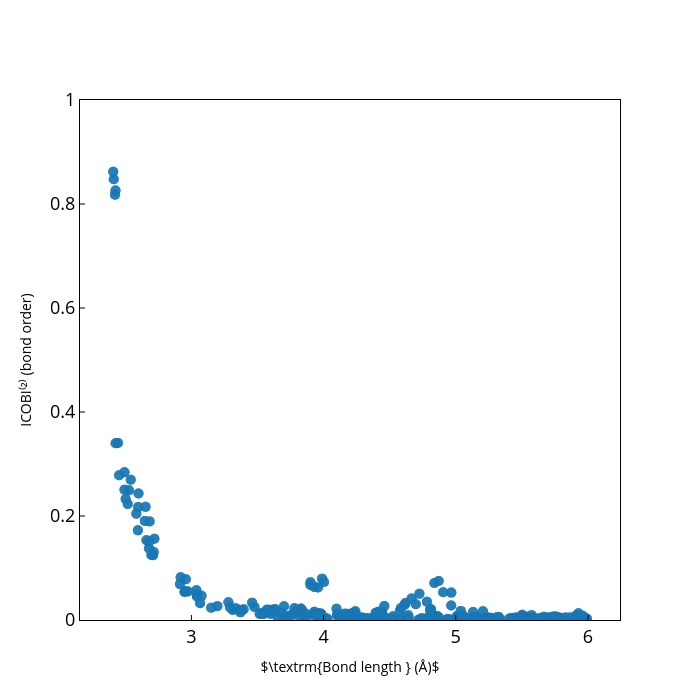

Write notebook code for a chart like this one.
### Code cell
#Two center ICOBI
RT = icobilist_RT.icohpcollection._list_length
icobi_RT = []
for i,j in enumerate(RT):
    icobi_RT.append(sum(list(icobilist_RT.icohpcollection._list_icohp[i].values())))

scatter_RT = go.Scatter(
    x=icobilist_RT.icohpcollection._list_length,
    y= icobi_RT,
    mode='markers',
    marker=dict(
        size=10,color='#1878b6'),
   # hovertext = 'mp-id:'+ df['index']+ '<br>Bond label: ' +df['ICOHP_bond_label'] + '<br>Composition: ' + df['Formula']
)

fig = go.Figure(scatter_RT)
#fig.update_layout(xaxis_type='log')
fig.update_traces(marker_opacity=0.5)
fig.update_layout(yaxis = dict(tickfont = dict(size=18)))
fig.update_layout(xaxis = dict(tickfont = dict(size=18)))
fig.update_yaxes(title_font=dict(size=22), color='black')
fig.update_xaxes(title_font=dict(size=22), color='black')
fig.update_layout(width=700, height =700)
fig.update_xaxes(showline=True, linewidth=1, linecolor='black', mirror=True, showgrid=False)
fig.update_yaxes(showline=True, linewidth=1, linecolor='black', mirror=True, showgrid=False, range=[0,1])
fig.update_xaxes(ticks="inside", tickwidth=1, tickcolor='black', ticklen=5)
fig.update_yaxes(ticks="inside", tickwidth=1, tickcolor='black', ticklen=5)

fig.update_layout(yaxis_title="ICOBI⁽²⁾ (bond order)", xaxis_title = '$\\textrm{Bond length } (Å)$')
fig.update_layout(yaxis = dict(tickfont = dict(size=18)))
fig.update_layout(xaxis = dict(tickfont = dict(size=18)))
#fig.update_xaxes(tickmode='linear', tick0=0.0, dtick=1.0)
# Save as PDF
pio.write_image(fig, "plot_ICOBI_RT.pdf", format="pdf", engine="orca")
fig.show()
#fig.write_image("./ICOBI_RT.pdf")

### Figure 1 — Plotly figure (JSON) as saved in the notebook; plotly's stock layout.template omitted (floating-point values rounded to 4 significant figures; data arrays with more than 128 entries replaced by an {"elided": "..."} marker saying what was removed)
{"data": [{"marker": {"color": "#1878b6", "size": 10, "opacity": 0.5}, "mode": "markers", "x": {"elided": "1204 float values"}, "y": {"elided": "1204 float values"}, "type": "scatter"}], "layout": {"yaxis": {"tickfont": {"size": 18}, "title": {"text": "ICOBI⁽²⁾ (bond order)"}, "color": "black", "showline": true, "linewidth": 1, "linecolor": "black", "mirror": true, "showgrid": false, "range": [0, 1], "ticks": "inside", "tickwidth": 1, "tickcolor": "black", "ticklen": 5}, "xaxis": {"tickfont": {"size": 18}, "title": {"text": "$\\textrm{Bond length } (Å)$"}, "color": "black", "showline": true, "linewidth": 1, "linecolor": "black", "mirror": true, "showgrid": false, "ticks": "inside", "tickwidth": 1, "tickcolor": "black", "ticklen": 5}, "width": 700, "height": 700}}
